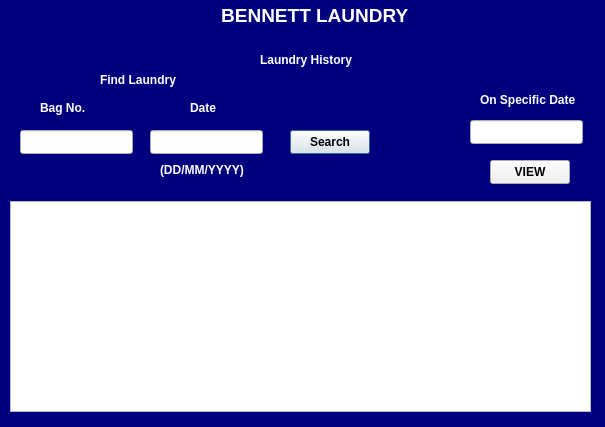
<?xml version="1.0" encoding="UTF-8"?>
<ui version="4.0">
 <class>AdminHistory</class>
 <widget class="QDialog" name="AdminHistory">
  <property name="geometry">
   <rect>
    <x>0</x>
    <y>0</y>
    <width>605</width>
    <height>427</height>
   </rect>
  </property>
  <property name="windowTitle">
   <string>Dialog</string>
  </property>
  <widget class="QLabel" name="label">
   <property name="geometry">
    <rect>
     <x>0</x>
     <y>0</y>
     <width>611</width>
     <height>31</height>
    </rect>
   </property>
   <property name="font">
    <font>
     <pointsize>14</pointsize>
     <bold>true</bold>
    </font>
   </property>
   <property name="styleSheet">
    <string notr="true">color: rgb(255, 255, 255);
background-color: rgb(255, 255, 255);
background-color: rgb(0, 0, 127);</string>
   </property>
   <property name="text">
    <string>                                          BENNETT LAUNDRY</string>
   </property>
  </widget>
  <widget class="QLabel" name="label_2">
   <property name="geometry">
    <rect>
     <x>0</x>
     <y>30</y>
     <width>611</width>
     <height>401</height>
    </rect>
   </property>
   <property name="styleSheet">
    <string notr="true">background-color: rgb(0, 0, 127);</string>
   </property>
   <property name="text">
    <string/>
   </property>
  </widget>
  <widget class="QLabel" name="label_3">
   <property name="geometry">
    <rect>
     <x>260</x>
     <y>50</y>
     <width>111</width>
     <height>20</height>
    </rect>
   </property>
   <property name="font">
    <font>
     <bold>true</bold>
    </font>
   </property>
   <property name="styleSheet">
    <string notr="true">color: rgb(255, 255, 255);</string>
   </property>
   <property name="text">
    <string>Laundry History</string>
   </property>
  </widget>
  <widget class="QTableView" name="tableHistory">
   <property name="geometry">
    <rect>
     <x>10</x>
     <y>201</y>
     <width>581</width>
     <height>211</height>
    </rect>
   </property>
  </widget>
  <widget class="QLabel" name="label_4">
   <property name="geometry">
    <rect>
     <x>40</x>
     <y>100</y>
     <width>49</width>
     <height>16</height>
    </rect>
   </property>
   <property name="font">
    <font>
     <bold>true</bold>
    </font>
   </property>
   <property name="styleSheet">
    <string notr="true">color: rgb(255, 255, 255);</string>
   </property>
   <property name="text">
    <string>Bag No. :</string>
   </property>
  </widget>
  <widget class="QLabel" name="label_5">
   <property name="geometry">
    <rect>
     <x>190</x>
     <y>100</y>
     <width>49</width>
     <height>16</height>
    </rect>
   </property>
   <property name="font">
    <font>
     <bold>true</bold>
    </font>
   </property>
   <property name="styleSheet">
    <string notr="true">color: rgb(255, 255, 255);</string>
   </property>
   <property name="text">
    <string>Date </string>
   </property>
  </widget>
  <widget class="QLineEdit" name="txtBagNoHis">
   <property name="geometry">
    <rect>
     <x>20</x>
     <y>130</y>
     <width>113</width>
     <height>24</height>
    </rect>
   </property>
  </widget>
  <widget class="QLineEdit" name="txtDateHis">
   <property name="geometry">
    <rect>
     <x>150</x>
     <y>130</y>
     <width>113</width>
     <height>24</height>
    </rect>
   </property>
  </widget>
  <widget class="QLabel" name="label_6">
   <property name="geometry">
    <rect>
     <x>160</x>
     <y>160</y>
     <width>91</width>
     <height>20</height>
    </rect>
   </property>
   <property name="font">
    <font>
     <bold>true</bold>
    </font>
   </property>
   <property name="styleSheet">
    <string notr="true">color: rgb(255, 255, 255);</string>
   </property>
   <property name="text">
    <string>(DD/MM/YYYY)</string>
   </property>
  </widget>
  <widget class="QPushButton" name="pushButton">
   <property name="geometry">
    <rect>
     <x>290</x>
     <y>130</y>
     <width>80</width>
     <height>24</height>
    </rect>
   </property>
   <property name="font">
    <font>
     <bold>true</bold>
    </font>
   </property>
   <property name="text">
    <string>Search</string>
   </property>
  </widget>
  <widget class="QLineEdit" name="txtSDateHis">
   <property name="geometry">
    <rect>
     <x>470</x>
     <y>120</y>
     <width>113</width>
     <height>24</height>
    </rect>
   </property>
  </widget>
  <widget class="QLabel" name="label_7">
   <property name="geometry">
    <rect>
     <x>480</x>
     <y>90</y>
     <width>101</width>
     <height>20</height>
    </rect>
   </property>
   <property name="font">
    <font>
     <bold>true</bold>
    </font>
   </property>
   <property name="styleSheet">
    <string notr="true">color: rgb(255, 255, 255);</string>
   </property>
   <property name="text">
    <string>On Specific Date</string>
   </property>
  </widget>
  <widget class="QLabel" name="label_8">
   <property name="geometry">
    <rect>
     <x>100</x>
     <y>70</y>
     <width>81</width>
     <height>20</height>
    </rect>
   </property>
   <property name="font">
    <font>
     <bold>true</bold>
    </font>
   </property>
   <property name="styleSheet">
    <string notr="true">color: rgb(255, 255, 255);</string>
   </property>
   <property name="text">
    <string>Find Laundry</string>
   </property>
  </widget>
  <widget class="QPushButton" name="btnView">
   <property name="geometry">
    <rect>
     <x>490</x>
     <y>160</y>
     <width>80</width>
     <height>24</height>
    </rect>
   </property>
   <property name="font">
    <font>
     <bold>true</bold>
    </font>
   </property>
   <property name="text">
    <string>VIEW</string>
   </property>
  </widget>
 </widget>
 <resources/>
 <connections/>
</ui>
